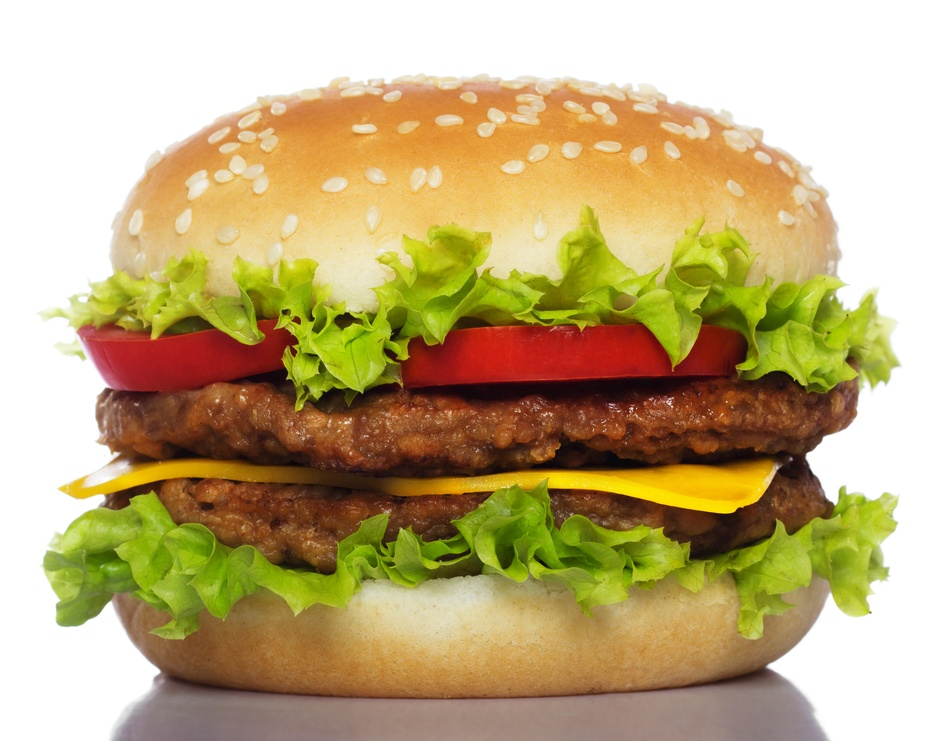
%> input picture Predicting_RGB_Image _Hues_Kriging_and_KNN/hamburger.jpg, 952 x 741 px, shrunk from 3479 x 2710 before the run
$ octave KNN_predictions.m   (GNU Octave 9; MATLAB toolbox functions it lacks are replaced by stand-ins)
%> lines starting %> are read from the running program, lines starting %| are printed output that depends on the picture
### Predicting_RGB_Image _Hues_Kriging_and_KNN/support_functions/Knn_pred.m
function [struct]=Knn_pred(pos,val,POS,k)


mdl=fitcknn(pos,val,'NumNeighbors',k);
[class prob cost]=predict(mdl,POS);
struct.pred=class;
struct.prob=prob;
struct.cost=cost;
end

### Predicting_RGB_Image _Hues_Kriging_and_KNN/KNN_predictions.m
%% Author: Andy Banks 2016 - Univeristy of Kansas Dept. of Geology
% Geostatistis GEOL 791 Final project
% function to predict RGB pixel hues for an image using K nearest neighbors
% Image is sampled a small number of times (nsamp)
% K nearest neighbors algorithim predicts resulting hues

clc
clear
close all

% This code is poorly documented however if you run the code in its current
% state you can see examples of the results

% try changing these parameters to see how the KNN predicitons change
nsamp=300; %number of samples
k=1; % k parameter in KNN algorithim (try 1 or 10 or 50!!) -number of nearest neighbors to average
npred=25; % number of prediction points

%%% BEGIN REST OF CODE %%%%%


%% Load a picture of hamburger to use as dataset %%
addpath('support_functions');
img=imread('hamburger.jpg');
%> img is the input picture: size 741x952x3 uint8; mean R, G, B 192.5, 172.7, 125.8
a = zeros(size(img, 1), size(img, 2));


R = im2double(img(:,:,1));   % Red channel
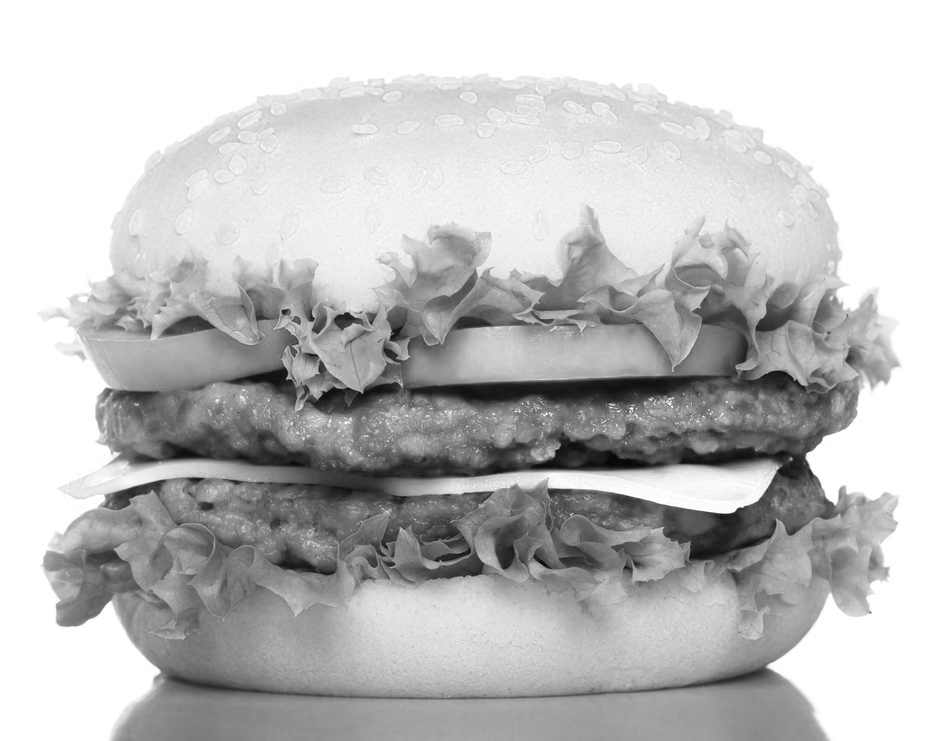
%> R: size 741x952 double; min 0.0118, max 1, mean 0.755
G = im2double(img(:,:,2));   % Green channel
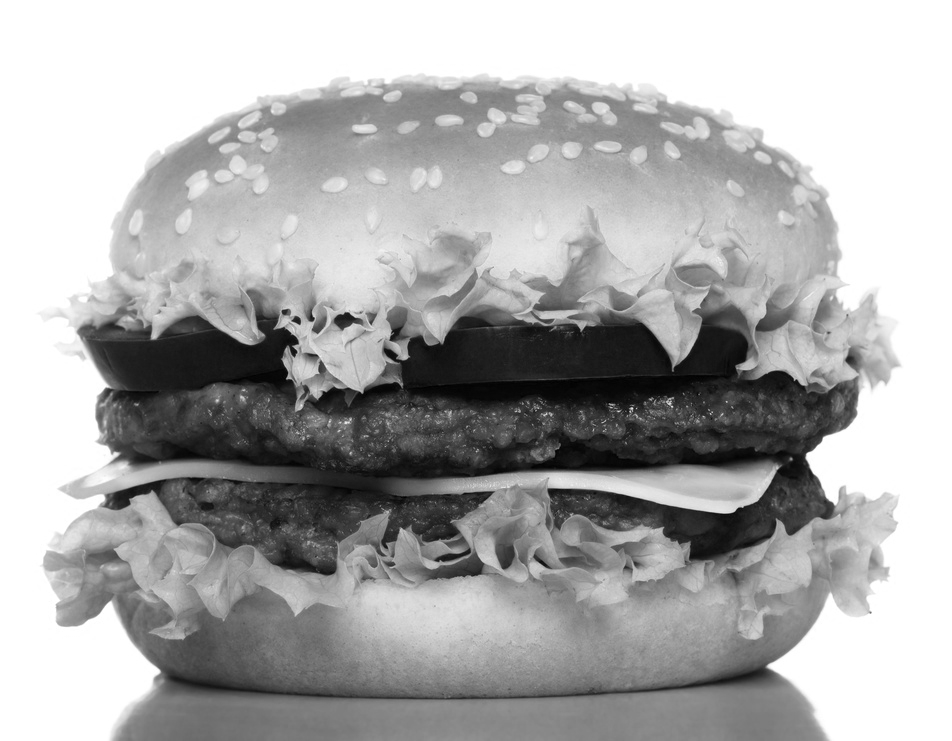
%> G: size 741x952 double; min 0, max 1, mean 0.677
B = im2double(img(:,:,3));   % Blue channel
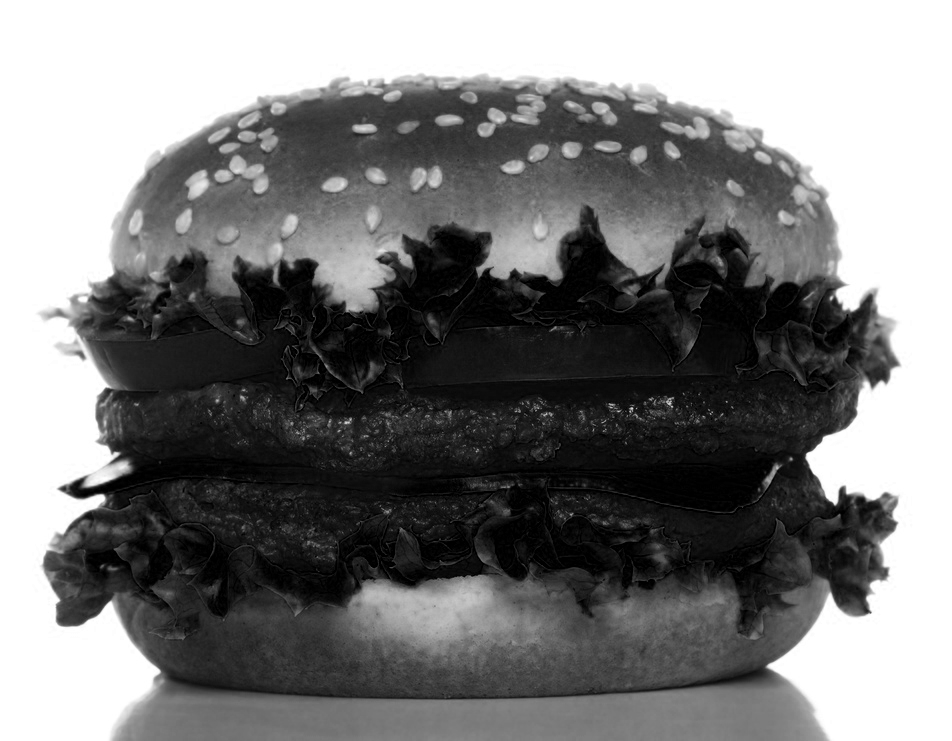
%> B: size 741x952 double; min 0, max 1, mean 0.493


%% Discretize and Sample Field at random XY locations %%
[rows cols]=size(a);
%> rows = 741; cols = 952

x=randi(cols,nsamp,1);
y=randi(rows,nsamp,1);
pos=[x,y];

 for i=1:length(x)

    r(i)=R(y(i),x(i)); %sample R
    g(i)=G(y(i),x(i)); %sample G
    b(i)=B(y(i),x(i)); %sample B

 end
%> after the loop, b = 300 values, max 1 at index 1, min 0 at index 31, mean 0.511; g = 300 values, max 1 at index 1, min 0.0196 at index 12, mean 0.679; r = 300 values, max 1 at index 1, min 0.0941 at index 92, mean 0.762


 %%


[X,Y]=meshgrid(linspace(1,cols,npred),linspace(1,rows,npred));
POS=[reshape(X,[],1),reshape(Y,[],1)];


%% %% build KNN tables
figure
set(gcf,'numbertitle','off','name','Knn1')


cnum=10;
cnum2=10;

rmap=zeros(cnum,3);rmap(:,1)=linspace(0,1,cnum);% rmap(:,2)=linspace(0,1,cnum2);
gmap=zeros(cnum,3);gmap(:,2)=linspace(0,1,cnum); %gmap(:,3)=linspace(0,1,cnum2);
bmap=zeros(cnum,3); bmap(:,3)=linspace(0,1,cnum);%bmap(:,1)=linspace(0,1,cnum2);


knnR=Knn_pred(pos,r',POS,k);
%> in Knn_pred, `[class prob cost]=predict(mdl,POS);`:
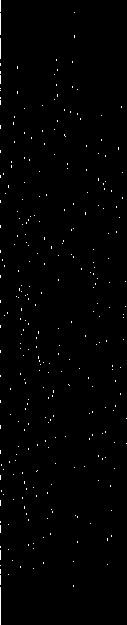
%> prob: size 625x127 double; values 0 (black) and 1 (white), 0.79% white in thin lines or dots
%> in Knn_pred, `[class prob cost]=predict(mdl,POS);`: cost: size 625x127 double; values 0 (black) and 1 (white), 99.2% white; black in thin lines or dots
%> in Knn_pred, `[class prob cost]=predict(mdl,POS);`: class = 625 items
knnG=Knn_pred(pos,g',POS,k);
%> call 2 of Knn_pred, with k = 1
%> in Knn_pred (call 2), `[class prob cost]=predict(mdl,POS);`:
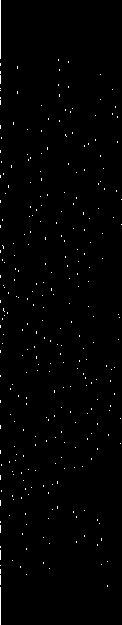
%> prob: size 625x122 double; values 0 (black) and 1 (white), 0.82% white in thin lines or dots
knnB=Knn_pred(pos,b',POS,k);
%> call 3 of Knn_pred, with k = 1
%> in Knn_pred (call 3), `[class prob cost]=predict(mdl,POS);`:
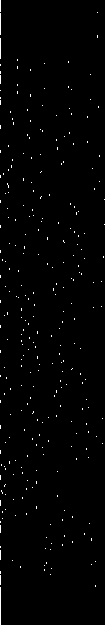
%> prob: size 625x105 double; values 0 (black) and 1 (white), 0.95% white in thin lines or dots
%> in Knn_pred (call 3), `[class prob cost]=predict(mdl,POS);`: cost: size 625x105 double; values 0 (black) and 1 (white), 99% white; black in thin lines or dots

predr=reshape(knnR.pred,npred,npred);
%> predr = 625 items
predg=reshape(knnG.pred,npred,npred);
%> predg = 625 items
predb=reshape(knnB.pred,npred,npred);
%> predb = 625 items

KrImg=cat(3,predr,predg,predb);
%> KrImg = 1875 items


imagesc(X(1,:),Y(:,1),flipud(KrImg)); axis image; axis xy; title({[' k-NN Predictions']})
%> (this line was passed over: imagesc is not available in this run)
 ylabel('Y [dist]')

figure(2)
ax=subplot(3,1,1)
imagesc(X(1,:),Y(:,1),flipud(predr)); colormap(ax,rmap); colorbar ;axis image; axis xy ; title({['Red k-NN Predictions']})
%> (this line was passed over: imagesc is not available in this run)
 ylabel('Y [dist]')
ax=subplot(3,1,2)
imagesc(X(1,:),Y(:,1),flipud(predg)); colormap(ax,gmap); colorbar ; axis image; axis xy ;title({['Green k-NN Predictions']})
%> (this line was passed over: imagesc is not available in this run)
 ylabel('Y [dist]')
ax=subplot(3,1,3)
imagesc(X(1,:),Y(:,1),flipud(predb)); colormap(ax,bmap); colorbar ; axis image; axis xy;title({['Blue k-NN Predictions']})
%> (this line was passed over: imagesc is not available in this run)
xlabel('X [dist]'); ylabel('Y [dist]')
%%

 %% Compare to True
[X,Y]=meshgrid(linspace(1,cols,npred),linspace(1,rows,npred));
POS=[reshape(X,[],1),reshape(Y,[],1)];
X=reshape(X,[],1); Y=reshape(Y,[],1);
%> after `X=reshape(X,[],1)`: X = 625 values from 1 to 952
xValid=ceil(X); yValid=ceil(Y);
%> after `xValid=ceil(X)`: xValid = 625 values from 1 to 952
RValid=[];GValid=[];BValid=[];

 for i=1:length(xValid)
    RValid(i)=R(yValid(i),xValid(i)); %sample R at prediction locations
    GValid(i)=G(yValid(i),xValid(i)); %sample G at prediction locations
    BValid(i)=B(yValid(i),xValid(i)); %sample B at prediction locations
 end
%> after the loop, BValid = 625 values, max 1 at index 1, min 0 at index 119, mean 0.528; GValid = 625 values, max 1 at index 1, min 0.0235 at index 188, mean 0.693; RValid = 625 values, max 1 at index 1, min 0.0392 at index 416, mean 0.766

figure
ax=subplot(3,1,1);
plot(sort(knnR.pred),'r-','Color',[0.8 0 0],'LineWidth',2); hold on
%> (this line was passed over: plot is not available in this run)
plot(sort(RValid),'r--','Color',[0.8 0 0],'LineWidth',2);
posi=get(ax,'position');
%annotation('textbox',[.003+posi(1) .55+posi(2) 0.5*posi(3) 0.2*posi(4)],'String',{['||R_t_r_u_e - R_k_n_n||_2 = ', num2str(norm(sort(knnR.pred)'-sort(RValid)))]},'FontWeight','bold','FitBoxToText','on','BackgroundColor',[0.9 0.8 0.8],'LineWidth',2)
legend({'k-NN R','True R'},'Location','southeast');
axis([0 npred^2 0 1.2]);
grid on
title({['||R_t_r_u_e - R_k_n_n||_2 = ', num2str(norm(sort(knnR.pred)'-sort(RValid)))]},'FontSize',10);
ylabel('Red Hue Intensity');
ax=subplot(3,1,2);
plot(sort(knnG.pred),'g-','Color',[0 0.8 0],'LineWidth',2); hold on
%> (this line was passed over: plot is not available in this run)
plot(sort(GValid),'g--','Color',[0 0.8 0],'LineWidth',2);
posi=get(ax,'position');
%annotation('textbox',[.003+posi(1) .55+posi(2) 0.5*posi(3) 0.2*posi(4)],'String',{['||G_t_r_u_e - G_k_n_n||_2 = ', num2str(norm(sort(knnG.pred)'-sort(GValid)))]},'FontWeight','bold','FitBoxToText','on','BackgroundColor',[0.8 0.9 0.8],'LineWidth',2)
legend({'k-NN G','True G'},'Location','southeast');
axis([0 npred^2 0 1.2]);
grid on
title({['||G_t_r_u_e - G_k_n_n||_2 = ', num2str(norm(sort(knnG.pred)'-sort(GValid)))]},'FontSize',10);
ylabel('Green Hue Intensity');
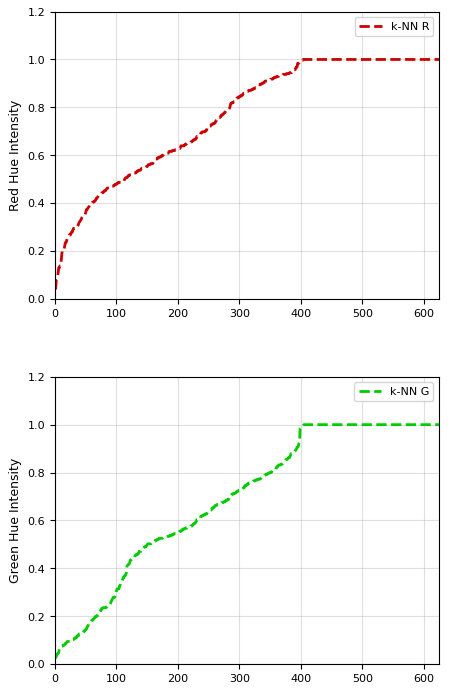
%> figure redrawn from the program's plot data, 2 panels; panel 1: curve peaks at x = 404, y = 1; panel 2: curve peaks at x = 405, y = 1
ax=subplot(3,1,3);
%> (the run ends here)
